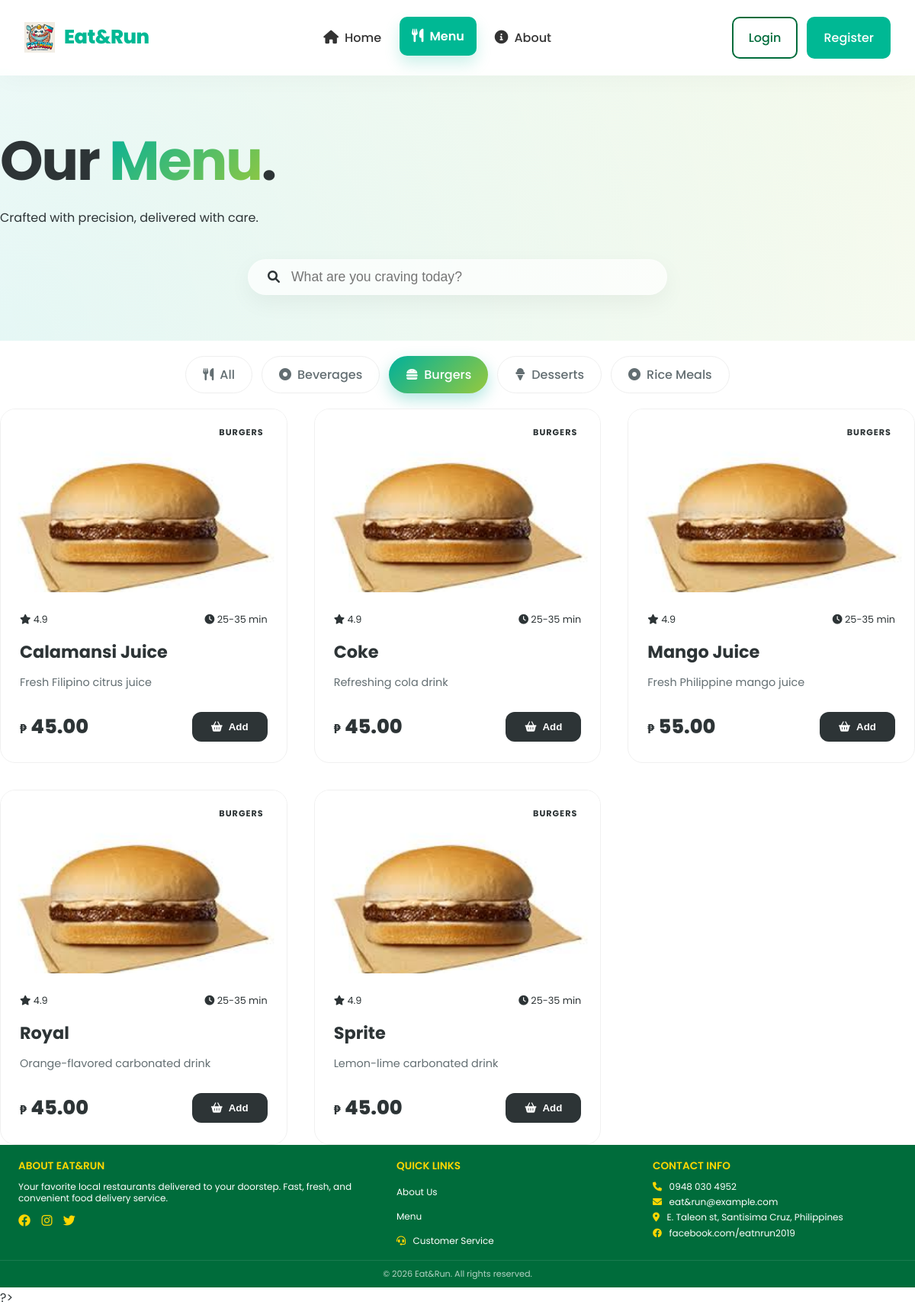
The app's page /menu?category=Burgers with its own data.
### tables this page shows
CREATE TABLE `categories` (
  `id` int NOT NULL AUTO_INCREMENT,
  `name` varchar(50) NOT NULL,
  `description` text,
  `status` enum('active','inactive') DEFAULT 'active',
  `created_at` timestamp NOT NULL DEFAULT CURRENT_TIMESTAMP,
  `updated_at` timestamp NOT NULL DEFAULT CURRENT_TIMESTAMP ON UPDATE CURRENT_TIMESTAMP,
  PRIMARY KEY (`id`),
  KEY `name` (`name`)
);

CREATE TABLE `menu_items` (
  `id` int NOT NULL AUTO_INCREMENT,
  `name` varchar(255) NOT NULL,
  `description` text,
  `price` decimal(10,2) NOT NULL,
  `category_id` int DEFAULT NULL,
  `image_path` varchar(255) DEFAULT NULL,
  `status` enum('available','unavailable') DEFAULT 'available',
  `created_at` timestamp NOT NULL DEFAULT CURRENT_TIMESTAMP,
  `updated_at` timestamp NOT NULL DEFAULT CURRENT_TIMESTAMP ON UPDATE CURRENT_TIMESTAMP,
  PRIMARY KEY (`id`),
  KEY `category_id` (`category_id`),
  CONSTRAINT `menu_items_ibfk_1` FOREIGN KEY (`category_id`) REFERENCES `categories` (`id`) ON DELETE SET NULL
);

### pages/ordering/menu.php (the view, shortened to what this page needs)
<?php
require_once 'includes/config.php';
function getCategories($conn) {
    $categories = [];
    $query = "SELECT id, name FROM categories WHERE status = 'active' ORDER BY name";
    try {
        $result = mysqli_query($conn, $query);
        if ($result) {
            while ($row = mysqli_fetch_assoc($result)) {
                $categories[] = $row;
            }
        }
    } catch (Exception $e) { error_log($e->getMessage()); }
    return $categories;
}
function getMenuItems($conn, $category_name = null) {
    $menu_items = [];
    $where_clause = $category_name ?
        "WHERE c.name = '" . mysqli_real_escape_string($conn, $category_name) . "' AND m.status = 'available'" :
        "WHERE m.status = 'available'";
    $query = "SELECT m.*, c.name as category_name,
              COALESCE(m.image_path, 'assets/images/default-food.jpg') as image_path
          FROM menu_items m
          LEFT JOIN categories c ON m.category_id = c.id
          $where_clause
          ORDER BY m.name";
    try {
        $result = mysqli_query($conn, $query);
        if ($result) {
            while ($row = mysqli_fetch_assoc($result)) {
                $menu_items[] = $row;
            }
        }
    } catch (Exception $e) { error_log($e->getMessage()); }
    return $menu_items;
}
$categories = getCategories($conn);
$selected_category = isset($_GET['category']) ? $_GET['category'] : null;
$menu_items = getMenuItems($conn, $selected_category);
ob_start(); ?>
<link rel="stylesheet" href="assets/css/menu-enhanced.css">
<?php $extra_styles = ob_get_clean();
include 'includes/ui/header.php';
include 'includes/ui/loader.php';
include 'includes/ui/navbar.php';
?>
<div class="menu-hero-aesthetic">
    <div class="container py-5 text-center">
        <div class="hero-content-zen">
            <h1 class="display-3 fw-bold animate-up">Our <span class="text-gradient">Menu</span>.</h1>
            <p class="lead text-secondary animate-up-delayed">Crafted with precision, delivered with care.</p>
            <div class="search-glass-container animate-up-delayed-more">
                <div class="search-glass">
                    <i class="fas fa-search search-icon"></i>
                    <input type="text" id="menuSearch" placeholder="What are you craving today?" autocomplete="off">
                </div>
            </div>
        </div>
    </div>
</div>
<div class="container py-2">
    <div class="filter-wrapper-zen sticky-top">
        <div class="category-grid-aesthetic">
            <a href="menu" class="category-chip <?php echo !$selected_category ? 'active' : ''; ?>" data-category="all">
                <i class="fas fa-utensils"></i> All
            </a>
            <?php foreach ($categories as $category): ?>
                <a href="menu?category=<?php echo urlencode($category['name']); ?>"
                   class="category-chip <?php echo ($selected_category === $category['name']) ? 'active' : ''; ?>"
                   data-category="<?php echo htmlspecialchars($category['name']); ?>">
                    <?php
                    $cat_name = strtolower($category['name']);
                    if (strpos($cat_name, 'pizza') !== false) echo '<i class="fas fa-pizza-slice"></i>';
                    elseif (strpos($cat_name, 'burger') !== false) echo '<i class="fas fa-hamburger"></i>';
                    elseif (strpos($cat_name, 'drink') !== false) echo '<i class="fas fa-glass-martini-alt"></i>';
                    elseif (strpos($cat_name, 'dessert') !== false) echo '<i class="fas fa-ice-cream"></i>';
                    elseif (strpos($cat_name, 'pasta') !== false) echo '<i class="fas fa-wine-glass-alt"></i>';
                    else echo '<i class="fas fa-dot-circle"></i>';
                    ?>
                    <?php echo htmlspecialchars($category['name']); ?>
                </a>
            <?php endforeach; ?>
        </div>
    </div>
    <div class="menu-container mt-5">
        <div class="menu-grid-aesthetic" id="menuGrid">
            <?php if (empty($menu_items)): ?>
                <div class="empty-state-zen">
                    <i class="fas fa-cloud fa-3x mb-3 text-muted"></i>
                    <h3>Quiet for now...</h3>
                    <p>We couldn't find matches. Try another search.</p>
                </div>
            <?php else: ?>
                <?php foreach ($menu_items as $index => $item): ?>
                    <div class="card-aesthetic animate-in" style="animation-delay: <?php echo $index * 0.05; ?>s" data-category="<?php echo htmlspecialchars($item['category_name']); ?>" data-name="<?php echo htmlspecialchars(strtolower($item['name'])); ?>">
                        <div class="card-image-wrapper">
                            <span class="badge-custom"><?php echo htmlspecialchars($item['category_name']); ?></span>
                        </div>
                        <div class="card-body-aesthetic">
                            <div class="card-meta">
                                <span class="rating"><i class="fas fa-star text-warning"></i> 4.9</span>
                                <span class="delivery-time"><i class="fas fa-clock text-muted"></i> 25-35 min</span>
                            </div>
                            <h3 class="food-name"><?php echo htmlspecialchars($item['name']); ?></h3>
                            <p class="food-desc"><?php echo htmlspecialchars($item['description']); ?></p>
                            <div class="card-footer-aesthetic">
                                <div class="food-price">
                                    <span class="price-symbol">₱</span>
                                    <span class="price-value"><?php echo number_format($item['price'], 2); ?></span>
                                </div>
                                <button type="button" class="btn-add-aesthetic" data-item-id="<?php echo $item['id']; ?>" data-name="<?php echo htmlspecialchars($item['name']); ?>">
                                    <i class="fas fa-shopping-basket"></i> Add
                                </button>
                            </div>
                        </div>
                    </div>
                <?php endforeach; ?>
            <?php endif; ?>
        </div>
    </div>
</div>
<?php
include 'includes/ui/footer.php';
?>?>

### index.php (shortened to what this page needs)
<?php
$request = $_SERVER['REQUEST_URI'];
$script_name = $_SERVER['SCRIPT_NAME'];
$base_dir = str_replace('index.php', '', $script_name);
$path = str_replace($base_dir, '', $request);
$path = parse_url($path, PHP_URL_PATH);
$path = trim($path, '/');
$page_file = $path;
if (!str_ends_with($page_file, '.php')) {
    $page_file .= '.php';
}
$search_folders = [
    'pages/ordering',
    'pages/account',
    'pages/auth',
    'pages/info',
    'pages/reviews',
    'actions/cart',
    'actions/auth',
    'actions/order',
    'actions/account',
    'actions/notifications',
    'actions/reviews',
    'actions'
];
if (file_exists('pages/' . $page_file)) {
    require_once 'pages/' . $page_file;
    $found = true;
} else {
    foreach ($search_folders as $folder) {
        if (file_exists("$folder/$page_file")) {
            require_once "$folder/$page_file";
            break;
        }
    }
}

### assets/css/shared-styles.css (style rules this page uses)
:root { --primary-color: #00b894; --primary-light: #55efc4; --primary-dark: #008a6d; --accent-color: #fab1a0; --text-color: #2d3436; --text-light: #636e72; --bg-color: #ffffff; --bg-alt: #f1f2f6; --white: #ffffff; --danger: #ff7675; --shadow-sm: 0 2px 12px rgba(0, 0, 0, 0.04); --shadow-md: 0 10px 30px rgba(0, 0, 0, 0.08); --shadow-lg: 0 20px 50px rgba(0, 0, 0, 0.12); --radius-sm: 12px; --radius-md: 18px; --radius-lg: 24px; --radius-xl: 32px; --section-padding: 100px 0; }
body { font-family: 'Poppins', 'Segoe UI', Roboto, sans-serif; background-color: var(--bg-color); color: var(--text-color); line-height: 1.7; overflow-x: hidden; margin: 0; padding: 0; -webkit-font-smoothing: antialiased; }

### assets/css/navbar-enhanced.css (style rules this page uses)
* { margin: 0; padding: 0; box-sizing: border-box; }
body { padding-top: 90px; transition: padding-top 0.3s ease; }
html { scroll-behavior: smooth; }

### assets/css/menu-enhanced.css (style rules this page uses)
:root { --primary-gradient: linear-gradient(135deg, #00b09b, #96c93d); --glass-bg: rgba(255, 255, 255, 0.7); --glass-border: rgba(255, 255, 255, 0.3); --text-main: #2d3436; --text-muted: #636e72; --card-radius: 20px; --accent-color: #00b09b; }
.menu-hero-aesthetic { padding: 60px 0; background: radial-gradient(circle at top right, rgba(150, 201, 61, 0.1), transparent), radial-gradient(circle at bottom left, rgba(0, 176, 155, 0.1), transparent); }
.hero-content-zen h1 { font-size: clamp(2.5rem, 8vw, 4.5rem); letter-spacing: -2px; }
.text-gradient { background: var(--primary-gradient); -webkit-background-clip: text; -webkit-text-fill-color: transparent; }
.search-glass-container { max-width: 550px; margin: 40px auto 0; }
.search-glass { background: var(--glass-bg); backdrop-filter: blur(15px); border: 1px solid var(--glass-border); border-radius: 50px; padding: 12px 25px; display: flex; align-items: center; box-shadow: 0 10px 30px rgba(0,0,0,0.05); transition: all 0.4s cubic-bezier(0.175, 0.885, 0.32, 1.275); }
.search-glass input { border: none; background: transparent; width: 100%; margin-left: 15px; font-size: 1.1rem; outline: none; color: var(--text-main); }
.filter-wrapper-zen { background: rgba(255,255,255,0.8); backdrop-filter: blur(10px); padding: 20px 0; z-index: 100; }
.category-grid-aesthetic { display: flex; justify-content: center; gap: 12px; flex-wrap: wrap; }
.category-chip { padding: 10px 22px; border-radius: 50px; background: #fff; border: 1px solid #eee; color: var(--text-muted); text-decoration: none; font-weight: 500; transition: all 0.3s ease; display: flex; align-items: center; gap: 8px; }
.category-chip.active { background: var(--primary-gradient); color: #fff; border: none; box-shadow: 0 8px 20px rgba(0, 176, 155, 0.3); }
.menu-grid-aesthetic { display: grid; grid-template-columns: repeat(auto-fill, minmax(280px, 1fr)); gap: 35px; }
.card-aesthetic { background: #fff; border-radius: var(--card-radius); overflow: hidden; transition: all 0.5s cubic-bezier(0.4, 0, 0.2, 1); position: relative; border: 1px solid #f0f0f0; }
.card-image-wrapper { position: relative; height: 240px; overflow: hidden; }
.badge-custom { position: absolute; top: 15px; right: 15px; background: rgba(255,255,255,0.9); padding: 6px 15px; border-radius: 50px; font-size: 0.7rem; font-weight: 700; text-transform: uppercase; letter-spacing: 1px; }
.card-body-aesthetic { padding: 25px; }
.card-meta { display: flex; justify-content: space-between; font-size: 0.8rem; margin-bottom: 12px; }
.food-name { font-size: 1.4rem; font-weight: 700; margin-bottom: 10px; color: var(--text-main); }
.food-desc { font-size: 0.9rem; color: var(--text-muted); line-height: 1.6; margin-bottom: 25px; display: -webkit-box; -webkit-line-clamp: 2; -webkit-box-orient: vertical; overflow: hidden; }
.card-footer-aesthetic { display: flex; justify-content: space-between; align-items: center; }
.food-price { font-weight: 800; color: var(--text-main); }
.price-symbol { font-size: 1rem; margin-right: 2px; }
.price-value { font-size: 1.6rem; }
.btn-add-aesthetic { background: var(--text-main); color: #fff; border: none; padding: 12px 25px; border-radius: 12px; font-weight: 600; display: flex; align-items: center; gap: 8px; transition: all 0.3s ease; }
.animate-up { animation: fadeInUp 0.8s ease-out forwards; }
.animate-up-delayed { animation: fadeInUp 0.8s 0.2s ease-out forwards; opacity: 0; }
.animate-up-delayed-more { animation: fadeInUp 0.8s 0.4s ease-out forwards; opacity: 0; }

### assets/css/footer.css (style rules this page uses)
:root { --primary: #006C3B; --warning: #FFD700; }

### includes/ui/header.php (style rules this page uses)
body { animation: fadeIn 0.5s ease-in-out; }

### records on screen
categories: name "Beverages"
categories: name "Burgers"
categories: name "Desserts"
categories: name "Rice Meals"
menu_items: category.name "BURGERS", name "Calamansi Juice", description "Fresh Filipino citrus juice", price "45.00"
menu_items: category.name "BURGERS", name "Coke", description "Refreshing cola drink", price "45.00"
menu_items: category.name "BURGERS", name "Mango Juice", description "Fresh Philippine mango juice", price "55.00"
menu_items: category.name "BURGERS", name "Royal", description "Orange-flavored carbonated drink", price "45.00"
menu_items: category.name "BURGERS", name "Sprite", description "Lemon-lime carbonated drink", price "45.00"
